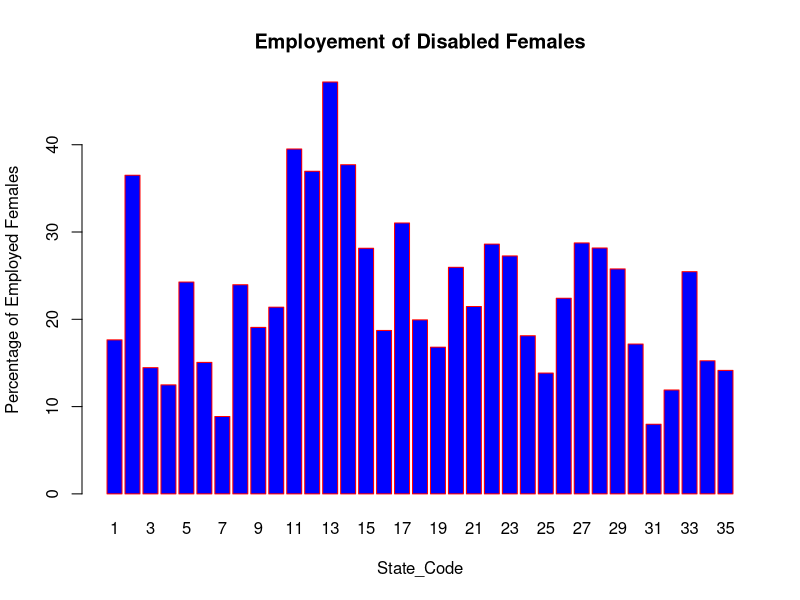

This figure's R source:

Data = read.csv("B.csv", header = TRUE)

setwd("") #Set the location to where the data is

Data

bar <- subset(Data, TypeOfDisability=="TotalDisabledPopulation" & Sex=="Females" & TypeOfRegion==" Total ")

bar

dataFem <- subset(bar , select = -c(StateName,TypeOfDisability,TypeOfRegion,Sex))

dataFem #This is the data of working and non working disabled population of females in every state in India

dataFem$PercentageOfWorkingPopulation <- (dataFem$TotalWork/(dataFem$TotalWork + dataFem$Nonworkers))*100

dataFemPer <- subset(dataFem , select = -c(TotalWork,Nonworkers))
dataFemPer <- dataFemPer[-c(1),] #Removing the stat of india as it might create confusion

dataFemPer

png(file = "Percentage_of_employed_females_out_of_disabled_females_in_every_state_in_India_assignment.png")

barplot(dataFemPer$PercentageOfWorkingPopulation,names.arg=dataFemPer$StateCode,xlab="State_Code",ylab="Percentage of Employed Females",col="blue",
main="Employement of Disabled Females",border="red")
dev.off()

